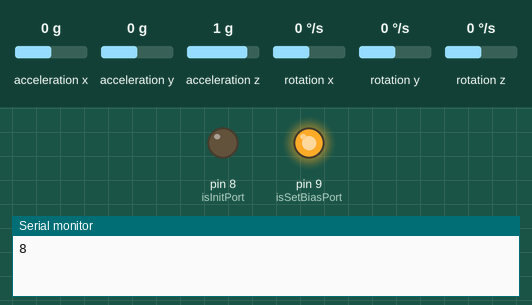
Bench run of a sketch on a simulated Arduino Uno, built with avr-gcc and run on an emulated ATmega328P. On the bench: output pins drawn as LEDs (lit = HIGH), the last lines printed to the serial monitor. Wiring (inferred from the names in the program): MPU-6050 motion sensor at I2C address 0x68. The inputs (shaded band) are chosen by the test bench; at power-on: acceleration x 0 g, acceleration y 0 g, acceleration z 1 g, rotation x 0 °/s, rotation y 0 °/s, rotation z 0 °/s.

Above: at 0.1 s.
At 5.1 s:
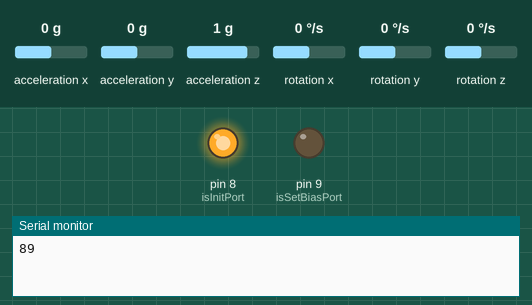
Timing chart, 0 to 6.6 s (numbered marks = the images above):
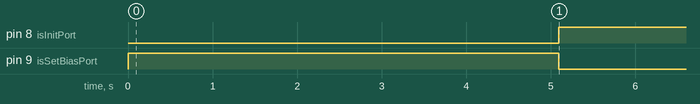

The sketch:

bestCode.ino
```cpp
#include <Wire.h>
float MS = 100;

int isInitPort = 8, isSetBiasPort = 9;

void setup() {

  pinMode(isInitPort, OUTPUT);
  pinMode(isSetBiasPort, OUTPUT);

  // omajinai begin
  Serial.begin(9600); //シリアル通信のデータ転送レートを設定しポート開放

  Wire.begin();         //I2C通信開始
  // センサ開始動作
  Wire.beginTransmission(0x68); //アドレス0x68指定でMPU-6050を選択、送信処理開始
  Wire.write(0x6B);             //MPU6050_PWR_MGMT_1レジスタのアドレス指定
  Wire.write(0x00);             //0を書き込むことでセンサ動作開始
  Wire.endTransmission();       //スレーブデバイスに対する送信を完了
  // omajinai end
}

int i = 0;
float gx_bias = 0, degx = 0, gy_bias = 0, degy = 0;

char out, preOut = 9;
int biasFlag = 0;

void loop() {

  // omajinai begin
  // スタートアドレスの設定とデータの要求処理
  Wire.beginTransmission(0x68);     //アドレス0x68指定でMPU-6050を選択、送信処理開始
  Wire.write(0x3B);                 //ACCEL_XOUT_Hレジスタのアドレス指定
  Wire.endTransmission(false);      //false設定で接続維持
  Wire.requestFrom(0x68, 14, true); //MPU-6050に対して14byte分データを要求、I2Cバス開放

  int16_t ax, ay, az, gx, gy, gz, Temp; //符号付き整数を格納する16ビットの変数型の設定

  //シフト演算と論理和で16bitのデータを変数に格納
  //ax～gzまで、16bit(2byte) × 7 = 14byte
  ax = Wire.read() << 8 | Wire.read();    //x軸の加速度の読み取り 16bit
  ay = Wire.read() << 8 | Wire.read();    //y軸の加速度の読み取り 16bit
  az = Wire.read() << 8 | Wire.read();    //z軸の加速度の読み取り 16bit
  Temp  = Wire.read() << 8 | Wire.read(); //温度の読み取り 16bit
  gx = Wire.read() << 8 | Wire.read();    //x軸の角速度の読み取り 16bit
  gy = Wire.read() << 8 | Wire.read();    //y軸の角速度の読み取り 16bit
  gz = Wire.read() << 8 | Wire.read();    //z軸の角速度の読み取り 16bit
  // omajinai end


  float gx_deg_s = gx / 131.0, gy_deg_s = gy / 131.0;


  if(i < 50) {
    gx_bias += gx_deg_s;
    gx_bias = gx_bias / 2;
    gy_bias += gy_deg_s;
    gy_bias = gy_bias / 2;
    biasFlag = 1;
  } else {
    biasFlag = 0;
  }


  if(i >= 50) {
    degx += (gx_deg_s * (float)(MS / 1000.0) - gx_bias * (float)(MS / 1000.0)) ;
    degy += (gy_deg_s * (float)(MS / 1000.0) - gy_bias * (float)(MS / 1000.0)) ;
  }

  if(abs(degx) <= 10) {
    degx = 0;
  }

  if(abs(degy) <= 10) {
    degy = 0;
  }

  //データの表示 1LSBの値はデータシートに記載
  //AFS_SEL設定 = 0, ±2g, 16384LSB/g
  //FS_SEL設定  = 0, ±250deg/s, 131LSB/deg/s
  // Serial.print(ax/16384.0); Serial.print(" g,  ");     //1LSBを加速度(G)に換算してシリアルモニタに表示
  // Serial.print(ay/16384.0); Serial.print(" g,  ");     //1LSBを加速度(G)に換算してシリアルモニタに表示
  //Serial.print(az/16384.0); Serial.print(" g,  ");     //1LSBを加速度(G)に換算してシリアルモニタに表示
  //Serial.print(gx_deg_s); Serial.print(" deg/s,  ");   //1LSBを角速度(deg/s)に換算してシリアルモニタに表示
  //Serial.print(gy_deg_s); Serial.print(" deg/s,  ");   //1LSBを角速度(deg/s)に換算してシリアルモニタに表示
  //Serial.print(gz/131.0); Serial.println(" deg/s,  "); //1LSBを角速度(deg/s)に換算してシリアルモニタに表示
  //Serial.print(degx); Serial.print(" degX,  "); //1LSBを角速度(deg/s)に換算してシリアルモニタに表示
  //Serial.print(degy); Serial.println(" degY,  \n"); //1LSBを角速度(deg/s)に換算してシリアルモニタに表示
  //Serial.print(Temp/340.00+36.53); Serial.println(" deg.");    //温度換算シリアルモニタに表示

  if(degx >= 30) {
    out = '2';
  } else if (degx <= -30) {
    out = '6';
  } else if (degy >= 30) {
    out = '0';
  } else if (degy <= -30) {
    out = '4';
  } else if(biasFlag) {
    out = '8';
  } else if(degx == 0 && degy == 0) {
    out = '9';
  }

  if(out == '8') {
    digitalWrite(isSetBiasPort, HIGH);
  } else {
    digitalWrite(isSetBiasPort, LOW);
  }

  if(out == '9') {
    digitalWrite(isInitPort, HIGH);
  } else {
    digitalWrite(isInitPort, LOW);
  }

  if(out != preOut) {
    Serial.write(out);
  }

  preOut = out;


  delay(MS);
  i++;


}
```

Measured:
- by itself, pin 8 (isInitPort): LOW → HIGH at 5.1 s
- by itself, pin 9 (isSetBiasPort): LOW → HIGH at 0.00 s, → LOW 5.1 s later
